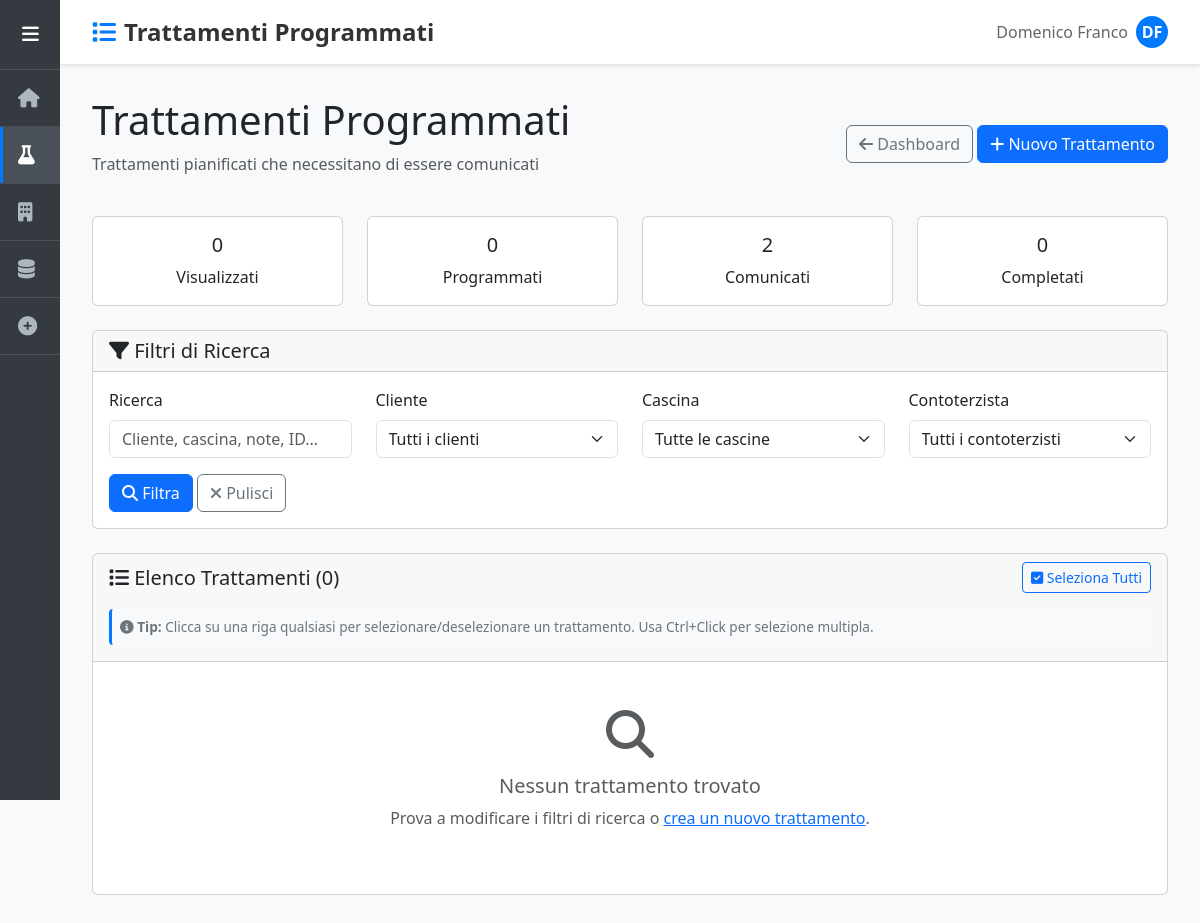
The page /trattamenti/?view=programmati on the database as committed earlier.
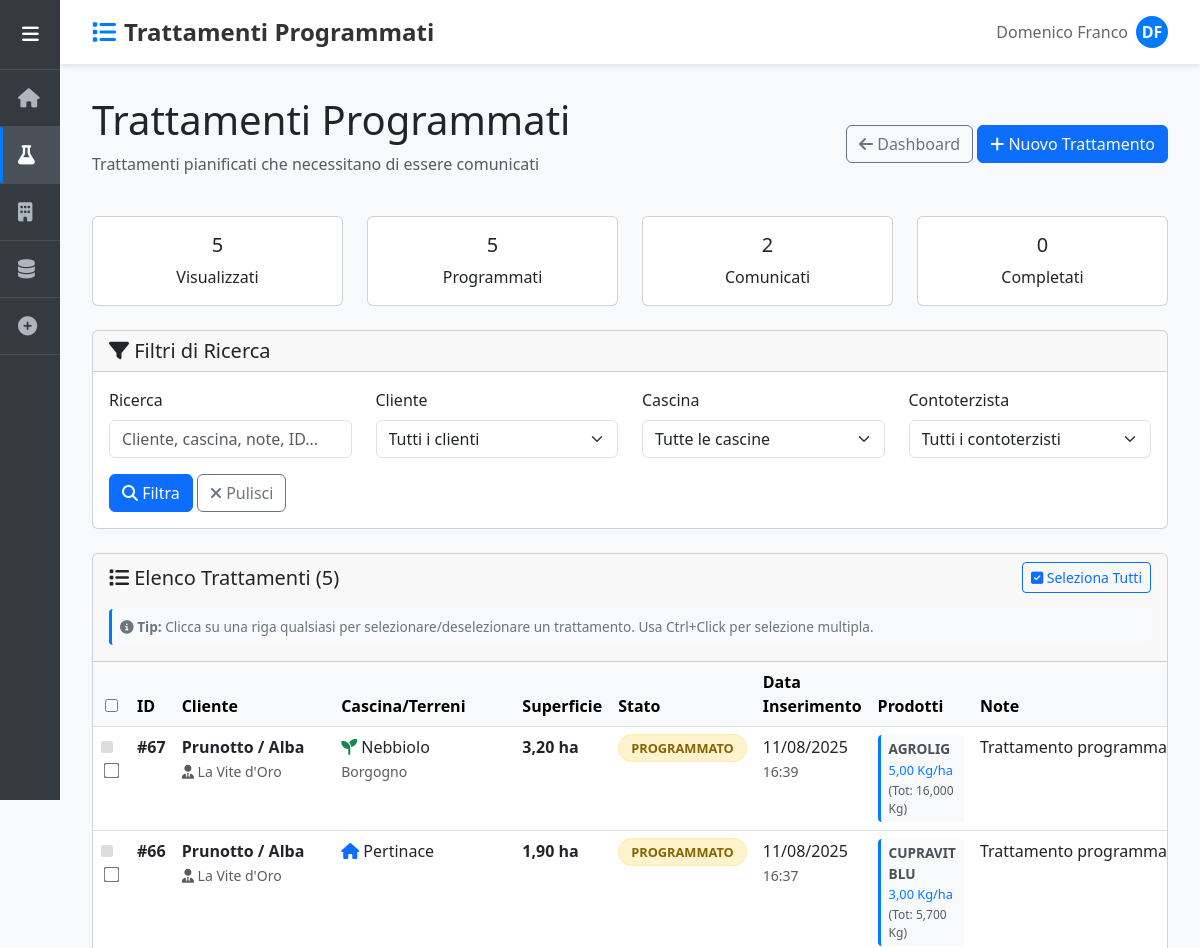
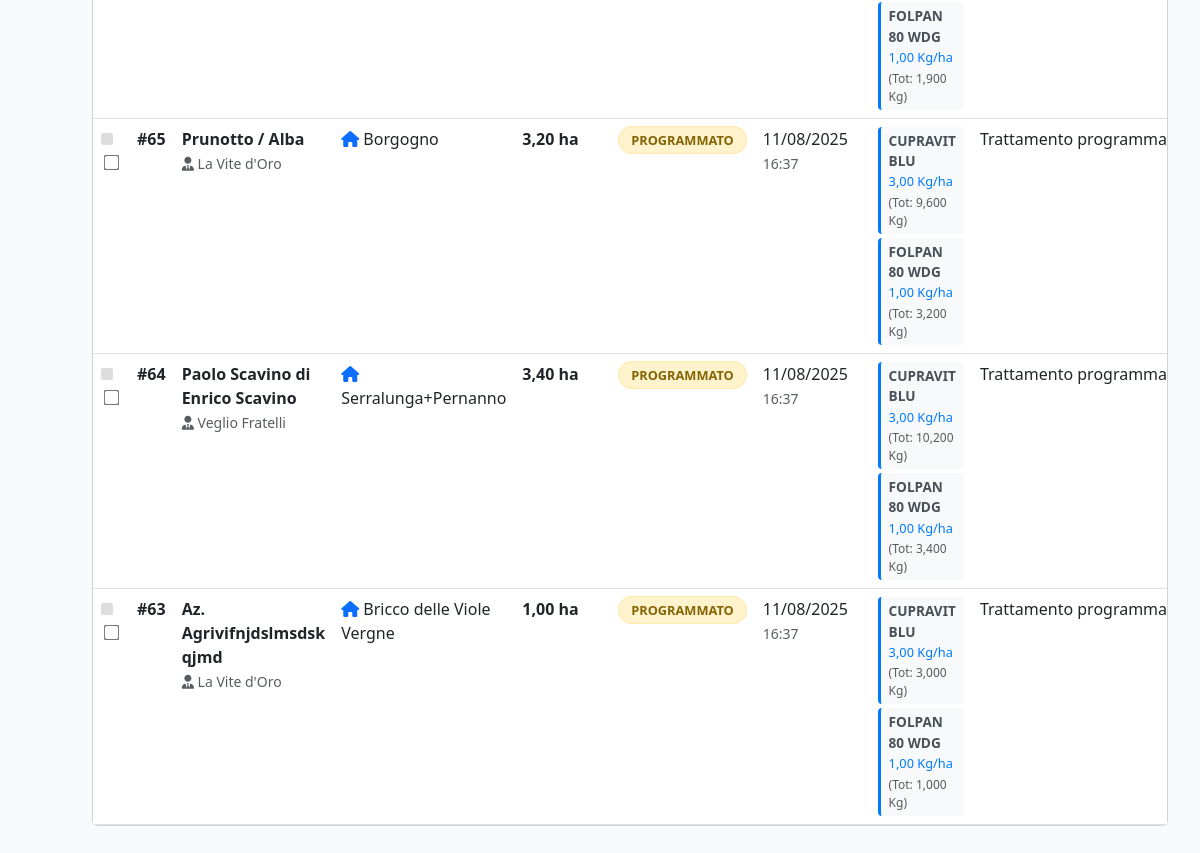
The same page on the database as committed later (2 pictures, top to bottom).
### domenico/models.py (models this page shows, shortened)
class Trattamento(models.Model):
    STATI_CHOICES = [
        ('programmato', 'Programmato'),
        ('comunicato', 'Comunicato'),
        ('completato', 'Completato'),
        ('annullato', 'Annullato'),
    ]
    cliente = models.ForeignKey(Cliente, on_delete=models.CASCADE, related_name='trattamenti')
    cascina = models.ForeignKey(Cascina, on_delete=models.CASCADE, null=True, blank=True, related_name='trattamenti')
    terreni = models.ManyToManyField(Terreno, blank=True, related_name='trattamenti')
    LIVELLI_APPLICAZIONE = [
        ('cliente', 'Intera Azienda'),
        ('cascina', 'Cascina'),
        ('terreno', 'Terreni Selezionati'),
    ]
    livello_applicazione = models.CharField(
        max_length=20,
        choices=LIVELLI_APPLICAZIONE,
        default='cliente',
        help_text="Specifica il livello di applicazione del trattamento"
    )
    data_inserimento = models.DateTimeField(auto_now_add=True)
    data_comunicazione = models.DateTimeField(null=True, blank=True)
    data_esecuzione = models.DateField(null=True, blank=True)
    stato = models.CharField(
        max_length=20,
        choices=STATI_CHOICES,
        default='programmato',
        help_text="Stato attuale del trattamento"
    )
    note = models.TextField(blank=True, help_text="Note aggiuntive per il trattamento")
    class Meta:
        ordering = ['-data_inserimento']
        verbose_name = 'Trattamento'
        verbose_name_plural = 'Trattamenti'
    def get_superficie_interessata(self):
        from decimal import Decimal
        try:
            if self.livello_applicazione == 'cliente':
                superficie = self.cliente.get_superficie_totale()
            elif self.livello_applicazione == 'cascina' and self.cascina:
                superficie = self.cascina.get_superficie_totale()
            elif self.livello_applicazione == 'terreno':
                superficie = sum(terreno.superficie for terreno in self.terreni.all())
            else:
                superficie = 0
            return Decimal(str(superficie)) if superficie else Decimal('0')
        except Exception as e:
            print(f"Errore calcolo superficie trattamento {self.id}: {e}")
            return Decimal('0')

class Cliente(models.Model):
    nome = models.CharField(max_length=200)
    creato_il = models.DateTimeField(auto_now_add=True)

class Cascina(models.Model):
    nome = models.CharField(max_length=200)
    cliente = models.ForeignKey(Cliente, on_delete=models.CASCADE, related_name='cascine')
    contoterzista = models.ForeignKey(
        Contoterzista,
        on_delete=models.SET_NULL,
        null=True,
        blank=True,
        related_name='cascine',
        help_text="Contoterzista responsabile per questa cascina (opzionale)"
    )
    def get_superficie_totale(self):
        from decimal import Decimal
        try:
            superficie = sum(terreno.superficie for terreno in self.terreni.all())
            return Decimal(str(superficie))
        except Exception:
            return Decimal('0')

class Contoterzista(models.Model):
    nome = models.CharField(max_length=200)
    email = models.EmailField(blank=True)
    class Meta:
        verbose_name = "Contoterzista"
        verbose_name_plural = "Contoterzisti"

class Terreno(models.Model):
    nome = models.CharField(max_length=200)
    cascina = models.ForeignKey(Cascina, on_delete=models.CASCADE, related_name='terreni')
    superficie = models.DecimalField(
        max_digits=10,
        decimal_places=2,
        validators=[MinValueValidator(0.01)],
        help_text="Superficie in ettari"
    )
    class Meta:
        verbose_name = "Terreno"
        verbose_name_plural = "Terreni"

class TrattamentoProdotto(models.Model):
    trattamento = models.ForeignKey(Trattamento, on_delete=models.CASCADE)
    prodotto = models.ForeignKey(Prodotto, on_delete=models.CASCADE)
    quantita_per_ettaro = models.DecimalField(
        max_digits=10,
        decimal_places=3,
        validators=[MinValueValidator(0.001)],
        help_text="Quantità per ettaro"
    )
    def get_quantita_per_ettaro(self):
        if hasattr(self, 'quantita_per_ettaro'):
            return self.quantita_per_ettaro
        elif hasattr(self, 'quantita'):
            return self.quantita
    @property
    def quantita_totale(self):
        try:
            superficie = self.trattamento.get_superficie_interessata()
            quantita_per_ettaro = self.get_quantita_per_ettaro()
            from decimal import Decimal
            if superficie is None or superficie == 0:
                return quantita_per_ettaro
            superficie_decimal = Decimal(str(superficie))
            quantita_decimal = Decimal(str(quantita_per_ettaro))
            return quantita_decimal * superficie_decimal
        except (ValueError, TypeError, AttributeError) as e:
            import logging
            logger = logging.getLogger(__name__)
            logger.error(f"Errore calcolo quantita_totale per {self}: {e}")
            return self.get_quantita_per_ettaro()
    class Meta:
        unique_together = ['trattamento', 'prodotto']
        verbose_name = "Prodotto del Trattamento"
        verbose_name_plural = "Prodotti del Trattamento"

class Prodotto(models.Model):
    nome = models.CharField(max_length=200)
    principi_attivi = models.ManyToManyField(PrincipioAttivo, related_name='prodotti')
    descrizione = models.TextField(blank=True)
    unita_misura = models.CharField(
        max_length=20,
        default='L',
        help_text="Es: L, Kg, g, ml"
    )
    class Meta:
        verbose_name = "Prodotto"
        verbose_name_plural = "Prodotti"

### domenico/views.py (the view)
# urls.py: path('trattamenti/', views.trattamenti, name='trattamenti'),
def trattamenti(request):
    view_type = request.GET.get('view', 'dashboard')
    if view_type == 'dashboard':
        return trattamenti_dashboard(request)
    else:
        return trattamenti_table(request, view_type)

### domenico/templates/trattamenti_table.html (shortened to what the changed rows need)
{% extends 'base.html' %}
{% load aziende_extras %}
{% block page_title %}{{ view_title }}{% endblock %}
{% block page_icon %}<i class="fas fa-list"></i>{% endblock %}
{% block content %}
<div class="d-flex justify-content-between align-items-center mb-4">
    <div>
        <h1>{{ view_title }}</h1>
    </div>
</div>
<div class="row mb-4">
    <div class="col-md-3">
        <div class="card text-center">
            <div class="card-body">
                <h5 class="card-title">{{ stats.filtrati }}</h5>
                <p class="card-text">Visualizzati</p>
            </div>
        </div>
    </div>
    <div class="col-md-3">
        <div class="card text-center">
            <div class="card-body">
                <h5 class="card-title">{{ stats.programmati }}</h5>
                <p class="card-text">Programmati</p>
            </div>
        </div>
    </div>
</div>
<div class="card">
    <div class="card-header">
        <div class="table-header-actions">
            <h5 class="mb-0">
                <i class="fas fa-list"></i>
                Elenco Trattamenti ({{ stats.filtrati }})
            </h5>
            <div>
                <button class="btn btn-sm btn-outline-primary" onclick="selectAll()">
                </button>
            </div>
        </div>
    </div>
    {% if trattamenti %}
    <div class="table-responsive">
        <table class="table table-hover mb-0" id="trattamentiTable">
            <thead class="table-light">
                <tr>
                    <th class="checkbox-column">
                        <input type="checkbox" id="selectAllCheckbox" onchange="toggleSelectAll()">
                    </th>
                    <th>ID</th>
                    <th>Cliente</th>
                    <th>Cascina/Terreni</th>
                    <th>Superficie</th>
                    <th>Stato</th>
                    <th>Data Inserimento</th>
                    <th>Prodotti</th>
                    <th>Note</th>
                </tr>
            </thead>
            <tbody>
                {% for trattamento in trattamenti %}
                <tr id="row-{{ trattamento.id }}"
                    class="selectable-row"
                    data-treatment-id="{{ trattamento.id }}"
                    onclick="toggleRowSelection({{ trattamento.id }}, event)">
                    <td class="checkbox-column">
                        <span class="selection-indicator"></span>
                        <input type="checkbox"
                               class="trattamento-checkbox"
                               value="{{ trattamento.id }}"
                               onchange="updateSelection()">
                    </td>
                    <td><strong>#{{ trattamento.id }}</strong></td>
                    <td>
                        <strong>{{ trattamento.cliente.nome }}</strong>
                        {% if trattamento.cascina.contoterzista %}
                            <br><small class="text-muted">
                                <i class="fas fa-user-tie"></i> {{ trattamento.cascina.contoterzista.nome }}
                            </small>
                        {% endif %}
                    </td>
                    <td>
                        {% if trattamento.livello_applicazione == 'cliente' %}
                            <span class="badge bg-secondary">Tutto il cliente</span>
                        {% elif trattamento.livello_applicazione == 'cascina' %}
                            <i class="fas fa-home text-primary"></i> {{ trattamento.cascina.nome }}
                        {% else %}
                            <i class="fas fa-seedling text-success"></i>
                            {% for terreno in trattamento.terreni.all %}
                                {{ terreno.nome }}{% if not forloop.last %}, {% endif %}
                            {% endfor %}
                            <br><small class="text-muted">{{ trattamento.cascina.nome }}</small>
                        {% endif %}
                    </td>
                    <td>
                        <strong>{{ trattamento.get_superficie_interessata|floatformat:2 }} ha</strong>
                    </td>
                    <td>
                        <span class="status-badge status-{{ trattamento.stato }}">
                            {{ trattamento.get_stato_display }}
                        </span>
                    </td>
                    <td>
                        {{ trattamento.data_inserimento|date:"d/m/Y" }}
                        <br><small class="text-muted">{{ trattamento.data_inserimento|date:"H:i" }}</small>
                    </td>
                    <td class="prodotti-cell">
                        {% if trattamento.trattamentoprodotto_set.all %}
                            <div class="prodotti-list">
                                {% for tp in trattamento.trattamentoprodotto_set.all %}
                                    <div class="prodotto-item">
                                        <span class="prodotto-nome">{{ tp.prodotto.nome }}</span>
                                        <span class="prodotto-quantita">
                                            {{ tp.quantita_per_ettaro|floatformat:2 }} {{ tp.prodotto.unita_misura }}/ha
                                        </span>
                                        <small class="prodotto-totale text-muted">
                                            (Tot: {{ tp.quantita_totale|floatformat:3 }} {{ tp.prodotto.unita_misura }})
                                        </small>
                                    </div>
                                {% endfor %}
                            </div>
                        {% else %}
                            <span class="text-muted">
                                <i class="fas fa-exclamation-triangle"></i>
                                Nessun prodotto associato
                            </span>
                        {% endif %}
                    </td>
                    <td>
                        {% if trattamento.note %}
                            <span class="text-truncate" style="max-width: 150px;" title="{{ trattamento.note }}">
                                {{ trattamento.note|truncatechars:50 }}
                            </span>
                        {% else %}
                            <span class="text-muted">-</span>
                        {% endif %}
                    </td>
                </tr>
                {% endfor %}
            </tbody>
        </table>
    </div>
    {% else %}
    <div class="card-body text-center py-5">
        <div class="text-muted">
            <i class="fas fa-search fa-3x mb-3"></i>
            <h5>Nessun trattamento trovato</h5>
            <p>Prova a modificare i filtri di ricerca o <a href="{% url 'inserisci' %}">crea un nuovo trattamento</a>.</p>
        </div>
    </div>
    {% endif %}
</div>
{% endblock %}

Rows that differ between the two databases and show on the page:
added Trattamento: id "67", cliente.nome "Prunotto / Alba", cascina.contoterzista.nome "La Vite d'Oro", cascina.nome "Borgogno", get_superficie_interessata "3,20", stato "PROGRAMMATO", data_inserimento "11/08/2025", data_inserimento "16:39", note "Trattamento…"
now on this page (row unchanged): Terreno: nome "Nebbiolo"
added TrattamentoProdotto: prodotto.nome "AGROLIG", quantita_per_ettaro "5,00", prodotto.unita_misura "Kg", quantita_totale "16,000", shown under "67"
added Trattamento: id "66", cliente.nome "Prunotto / Alba", cascina.contoterzista.nome "La Vite d'Oro", cascina.nome "Pertinace", get_superficie_interessata "1,90", stato "PROGRAMMATO", data_inserimento "11/08/2025", data_inserimento "16:37", note "Trattamento…"
added TrattamentoProdotto: prodotto.nome "CUPRAVIT BLU", quantita_per_ettaro "3,00", prodotto.unita_misura "Kg", quantita_totale "5,700", shown under "66"
added TrattamentoProdotto: prodotto.nome "FOLPAN 80 WDG", quantita_per_ettaro "1,00", prodotto.unita_misura "Kg", quantita_totale "1,900", shown under "66"
added Trattamento: id "65", cliente.nome "Prunotto / Alba", cascina.contoterzista.nome "La Vite d'Oro", cascina.nome "Borgogno", get_superficie_interessata "3,20", stato "PROGRAMMATO", data_inserimento "11/08/2025", data_inserimento "16:37", note "Trattamento…"
added TrattamentoProdotto: prodotto.nome "CUPRAVIT BLU", quantita_per_ettaro "3,00", prodotto.unita_misura "Kg", quantita_totale "9,600", shown under "65"
added TrattamentoProdotto: prodotto.nome "FOLPAN 80 WDG", quantita_per_ettaro "1,00", prodotto.unita_misura "Kg", quantita_totale "3,200", shown under "65"
added Trattamento: id "64", cliente.nome "Paolo Scavino di Enrico Scavino", cascina.contoterzista.nome "Veglio Fratelli", cascina.nome "Serralunga+Pernanno", get_superficie_interessata "3,40", stato "PROGRAMMATO", data_inserimento "11/08/2025", data_inserimento "16:37", note "Trattamento…"
added TrattamentoProdotto: prodotto.nome "CUPRAVIT BLU", quantita_per_ettaro "3,00", prodotto.unita_misura "Kg", quantita_totale "10,200", shown under "64"
added TrattamentoProdotto: prodotto.nome "FOLPAN 80 WDG", quantita_per_ettaro "1,00", prodotto.unita_misura "Kg", quantita_totale "3,400", shown under "64"
added Trattamento: id "63", cliente.nome "Az. Agrivifnjdslmsdsk qjmd", cascina.contoterzista.nome "La Vite d'Oro", cascina.nome "Bricco delle Viole Vergne", get_superficie_interessata "1,00", stato "PROGRAMMATO", data_inserimento "11/08/2025", data_inserimento "16:37", note "Trattamento…"
added TrattamentoProdotto: prodotto.nome "CUPRAVIT BLU", quantita_per_ettaro "3,00", prodotto.unita_misura "Kg", quantita_totale "3,000", shown under "63"
added TrattamentoProdotto: prodotto.nome "FOLPAN 80 WDG", quantita_per_ettaro "1,00", prodotto.unita_misura "Kg", quantita_totale "1,000", shown under "63"
Other text that changed with them:
{{ stats.filtrati }}: "0" → "5"
{{ stats.programmati }}: "0" → "5"
form field value: (not shown) → "☐"
text no longer shown: "Nessun trattamento trovato Prova a modificare i filtri di ricerca o crea un nuovo trattamento ."
text now shown: "ID Cliente Cascina/Terreni Superficie Stato Data Inserimento Prodotti Note"
